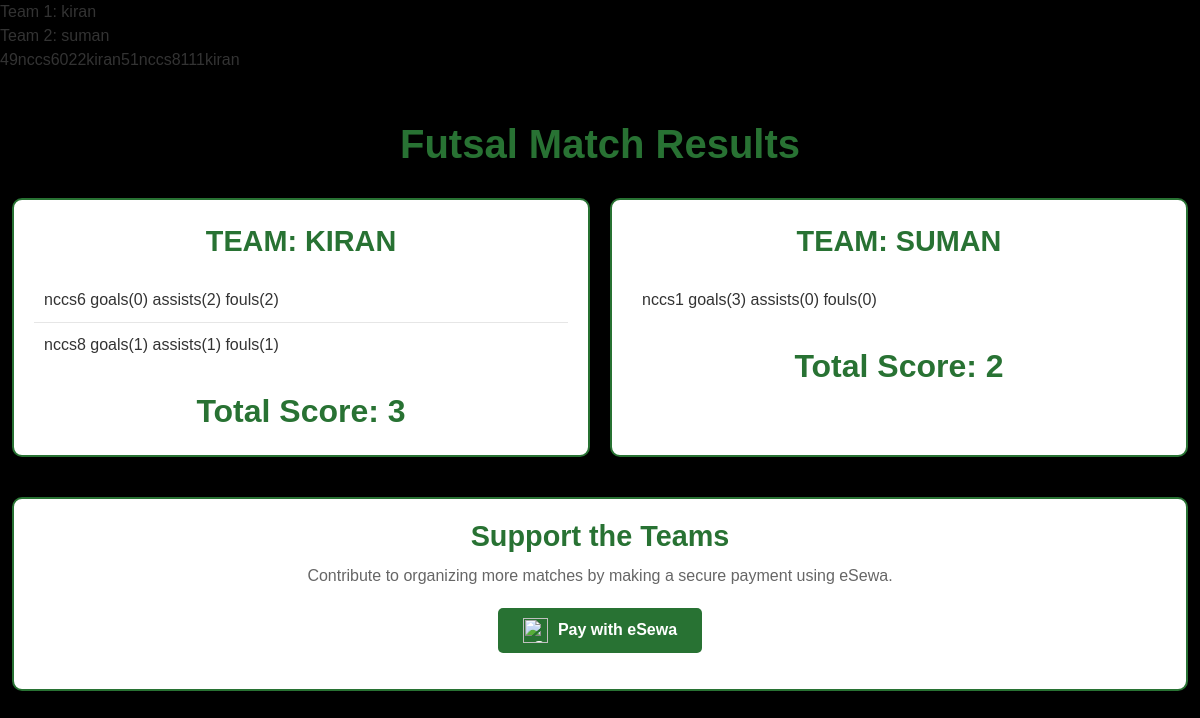
The app's page /paymentMain.php (signed in) with its own data.
### tables this page shows
CREATE TABLE `users` (
  `id` int(11) NOT NULL,
  `username` varchar(50) NOT NULL,
  `email` varchar(100) NOT NULL,
  `password` varchar(255) NOT NULL,
  `created_at` timestamp NOT NULL DEFAULT current_timestamp()
);

CREATE TABLE `player_stats` (
  `stat_id` int(11) NOT NULL,
  `match_id` int(11) NOT NULL,
  `player_id` int(11) NOT NULL,
  `goals` int(11) DEFAULT 0,
  `assists` int(11) DEFAULT 0,
  `fouls` int(11) DEFAULT 0,
  `match_result` varchar(255) NOT NULL DEFAULT 'undecided'
);

CREATE TABLE `completed_match_participants` (
  `completed_match_participant_id` int(11) NOT NULL,
  `user_id` int(11) NOT NULL,
  `match_id` int(11) NOT NULL,
  `joined_at` timestamp NOT NULL DEFAULT current_timestamp(),
  `team_name` varchar(255) NOT NULL DEFAULT 'team not assigned'
);

### paymentMain.php (the view, shortened to what this page needs)
<?php
include 'db.php';
$query = "SELECT DISTINCT(team_name) FROM completed_match_participants WHERE match_id = 107";
$query_stmt = $pdo->query($query);
$results = $query_stmt->fetchAll(PDO::FETCH_ASSOC);
if (count($results) == 2) {
    $team1 = $results[0]['team_name'];
    $team2 = $results[1]['team_name'];
    echo "Team 1: " . htmlspecialchars($team1) . "<br>";
    echo "Team 2: " . htmlspecialchars($team2) . "<br>";
} else {
    echo "Unexpected number of teams found.";
}
$query_1="SELECT  u.id,u.username, ps.goals, ps.assists, ps.fouls, cmp.team_name
FROM users u
JOIN player_stats ps ON ps.player_id = u.id
JOIN completed_match_participants cmp ON cmp.user_id = u.id
WHERE cmp.match_id = 107 and ps.match_id=107 and cmp.team_name= ?";
$query_1_stmt=$pdo->prepare($query_1);
$query_1_stmt->execute([$team1]);
$results_1=$query_1_stmt->fetchAll(PDO::FETCH_ASSOC);
foreach($results_1 as $result_1){
    echo $result_1['id'];
    echo $result_1['username'];
    echo $result_1['goals'];
    echo $result_1['assists'];
    echo $result_1['fouls'];
    echo $result_1['team_name'];
}
$query_2="SELECT  u.id,u.username, ps.goals, ps.assists, ps.fouls, cmp.team_name
FROM users u
JOIN player_stats ps ON ps.player_id = u.id
JOIN completed_match_participants cmp ON cmp.user_id = u.id
WHERE cmp.match_id = 107 and ps.match_id=107 and cmp.team_name= ?";
$query_2_stmt=$pdo->prepare($query_2);
$query_2_stmt->execute([$team2]);
$results_2=$query_2_stmt->fetchAll(PDO::FETCH_ASSOC);
?>
<!DOCTYPE html>
<html lang="en">
<head>
    <link rel="stylesheet" href="https://cdn.jsdelivr.net/npm/bootstrap@5.3.0-alpha1/dist/css/bootstrap.min.css">
</head>
<body>
    <div class="container mt-5">
        <h1>Futsal Match Results</h1>
        <div class="team-container">
            <div class="team-section">
                <div class="team-header">Team: <?php echo $team1 ?></div>
                <ul class="player-list">
                    <?php foreach($results_1 as $result_1):?>
                    <li><?php echo $result_1['username']; ?> goals(<?php echo $result_1['goals']?>) assists(<?php echo $result_1['assists']?>) fouls(<?php echo $result_1['fouls']?>)</li>
                    <?php endforeach;?>
                </ul>
                <div class="score-display">Total Score: 3</div>
            </div>
            <div class="team-section">
                <div class="team-header">Team:  <?php echo $team2 ?></div>
                <ul class="player-list">
                <?php foreach($results_2 as $result_2):?>
                    <li><?php echo $result_2['username']; ?> goals(<?php echo $result_2['goals']?>) assists(<?php echo $result_2['assists']?>) fouls(<?php echo $result_2['fouls']?>)</li>
                    <?php endforeach;?>
                </ul>
                <div class="score-display">Total Score: 2</div>
            </div>
        </div>
        <div class="payment-section">
            <h2>Support the Teams</h2>
            <p>Contribute to organizing more matches by making a secure payment using eSewa.</p>
            <form action="https://uat.esewa.com.np/epay/main" method="POST">
                <button type="submit" class="esewa-btn">
                    <img src="https://cdn.esewa.com.np/ui/images/logos/esewa-icon-large.png" alt="eSewa Logo">
                    Pay with eSewa
                </button>
            </form>
        </div>
    </div>
</body>
</html>

### paymentMain.php (style rules this page uses)
body { background-color: #000000; color: #333333; font-family: 'Arial', sans-serif; margin: 0; padding: 0; }
h1 { font-size: 2.5rem; text-align: center; margin-bottom: 30px; color: #287233; font-weight: bold; }
.container { max-width: 1200px; margin: 0 auto; }
.team-container { display: flex; justify-content: space-between; align-items: stretch; gap: 20px; }
.team-section { background-color: #ffffff; border: 2px solid #287233; border-radius: 10px; flex: 1; padding: 20px; box-shadow: 0 4px 8px rgba(0, 0, 0, 0.1); }
.team-header { font-size: 1.8rem; font-weight: bold; text-align: center; color: #287233; margin-bottom: 15px; text-transform: uppercase; }
.player-list { list-style: none; padding: 0; margin: 0; }
.player-list li { padding: 10px; border-bottom: 1px solid #e6e6e6; font-size: 1rem; }
.player-list li:last-child { border-bottom: none; }
.score-display { font-size: 2rem; font-weight: bold; text-align: center; color: #287233; margin-top: 20px; }
.payment-section { text-align: center; margin-top: 40px; padding: 20px; background-color: #ffffff; border-radius: 10px; border: 2px solid #287233; box-shadow: 0 4px 8px rgba(0, 0, 0, 0.1); }
.payment-section h2 { font-size: 1.8rem; font-weight: bold; color: #287233; margin-bottom: 10px; }
.payment-section p { font-size: 1rem; color: #666666; margin-bottom: 20px; }
.esewa-btn { display: inline-flex; align-items: center; justify-content: center; background-color: #287233; color: #ffffff; border: none; border-radius: 5px; padding: 10px 25px; font-size: 1rem; font-weight: bold; text-decoration: none; cursor: pointer; transition: transform 0.3s ease, box-shadow 0.3s ease; }
.esewa-btn img { width: 25px; margin-right: 10px; }

### records on screen
users: id "49", username "nccs6", player_stats.goals "0", player_stats.assists "2", player_stats.fouls "2", completed_match_participants.team_name "kiran"
users: id "51", username "nccs8", player_stats.goals "1", player_stats.assists "1", player_stats.fouls "1", completed_match_participants.team_name "kiran"
users: username "nccs1", player_stats.goals "3", player_stats.assists "0", player_stats.fouls "0"

### other values on screen
$team1 "kiran"
$team2 "suman"
$team1 "KIRAN"
$team2 "SUMAN"
